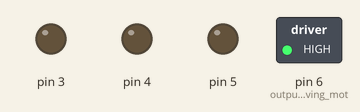
This sketch was run on a simulated Arduino Uno, built with avr-gcc and run on an emulated ATmega328P. Parts: switched loads named in the sketch (green lamp = pin HIGH), output pins drawn as LEDs (lit = HIGH).

Above: at 0.1 s.
At 2.1 s:
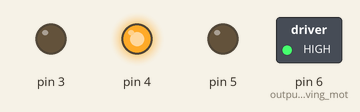
Timing chart, 0 to 3.6 s (numbered marks = the images above):
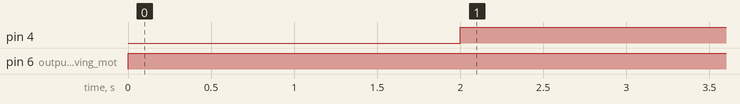

Measured:
- by itself, pin 4: LOW → HIGH at 2.0 s
- by itself, pin 6 (output_info_as_moving_mot): LOW → HIGH at 0.00 s

The sketch:

h_bridge_and_mosfet_simulation_1__1_.ino
```cpp
void setup() //runs once
{
  pinMode(6, OUTPUT); //output info as moving motors
  pinMode(5, OUTPUT);
  pinMode(4, OUTPUT);
  pinMode(3, OUTPUT);
}

void loop()// runs continously
{
  digitalWrite(6, HIGH); // the upper motor rotate clockwise
  delay(1000); // Wait for 1000 millisecond(s)
  digitalWrite(5, LOW);//the upper motor rotate counter clockwise
  delay(1000); // Wait for 1000 millisecond(s)
digitalWrite(4, HIGH);// the bottom motor rotate clockwise
  delay(1000); // Wait for 1000 millisecond(s)
  digitalWrite(3, LOW);// the bottom motor rotate counter clockwise
  delay(1000); // Wait for 1000 millisecond(s)


}
```
